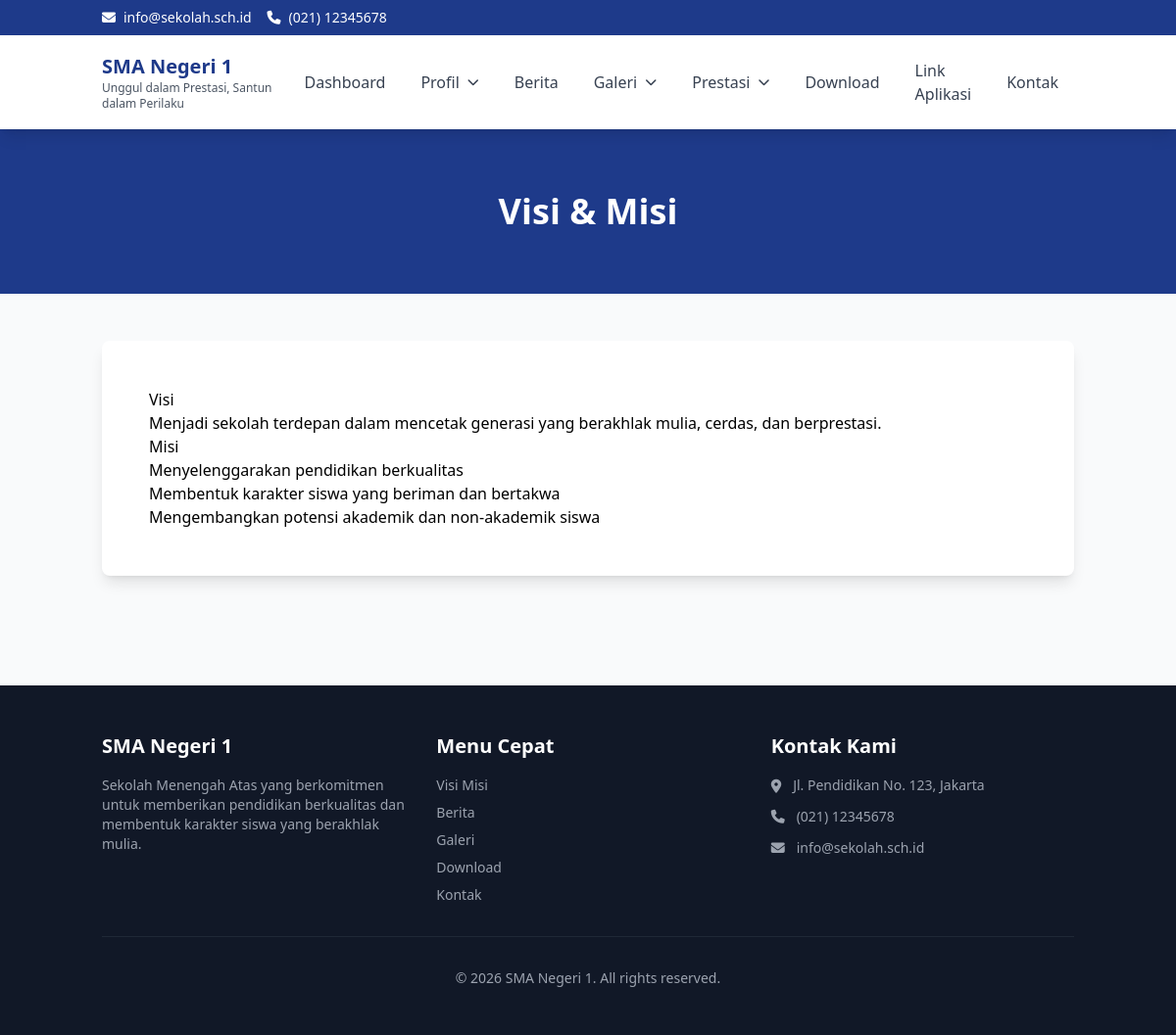
/index.php/profil/visi_misi, run on the app's committed database.
### tables this page shows
CREATE TABLE `kontak` (
  `id` int(11) NOT NULL AUTO_INCREMENT,
  `alamat` text NOT NULL,
  `telepon` varchar(50) DEFAULT NULL,
  `fax` varchar(50) DEFAULT NULL,
  `email` varchar(255) DEFAULT NULL,
  `maps_embed` text DEFAULT NULL,
  `facebook` varchar(255) DEFAULT NULL,
  `instagram` varchar(255) DEFAULT NULL,
  `twitter` varchar(255) DEFAULT NULL,
  `youtube` varchar(255) DEFAULT NULL,
  `created_at` datetime DEFAULT CURRENT_TIMESTAMP,
  `updated_at` datetime DEFAULT CURRENT_TIMESTAMP ON UPDATE CURRENT_TIMESTAMP,
  PRIMARY KEY (`id`)
);

CREATE TABLE `settings` (
  `id` int(11) NOT NULL AUTO_INCREMENT,
  `nama_sekolah` varchar(255) NOT NULL,
  `singkatan` varchar(50) DEFAULT NULL,
  `logo` varchar(255) DEFAULT NULL,
  `favicon` varchar(255) DEFAULT NULL,
  `tagline` varchar(255) DEFAULT NULL,
  `deskripsi` text DEFAULT NULL,
  `meta_keywords` text DEFAULT NULL,
  `meta_description` text DEFAULT NULL,
  `created_at` datetime DEFAULT CURRENT_TIMESTAMP,
  `updated_at` datetime DEFAULT CURRENT_TIMESTAMP ON UPDATE CURRENT_TIMESTAMP,
  PRIMARY KEY (`id`)
);

CREATE TABLE `profil` (
  `id` int(11) NOT NULL AUTO_INCREMENT,
  `jenis` enum('visi_misi','sejarah','struktur_organisasi','keunggulan') NOT NULL,
  `judul` varchar(255) NOT NULL,
  `konten` text NOT NULL,
  `gambar` varchar(255) DEFAULT NULL,
  `created_at` datetime DEFAULT CURRENT_TIMESTAMP,
  `updated_at` datetime DEFAULT CURRENT_TIMESTAMP ON UPDATE CURRENT_TIMESTAMP,
  PRIMARY KEY (`id`),
  UNIQUE KEY `jenis` (`jenis`)
);

### application/core/MY_Controller.php (called while the page is built, shortened)
<?php
class Public_Controller extends MY_Controller {
    public function __construct() {
        $this->load->model('settings_model');
        $this->load->model('kontak_model');
    }
    protected function render_public($view, $data = []) {
        $data['settings'] = $this->settings_model->get();
        $data['kontak'] = $this->kontak_model->get();
        $this->load->view('public/layouts/header', $data);
        $this->load->view($view, $data);
        $this->load->view('public/layouts/footer', $data);
    }
}

### application/controllers/Profil.php (called while the page is built, shortened)
<?php
class Profil extends Public_Controller {
    public function visi_misi() {
        $data['title'] = 'Visi & Misi';
        $data['profil'] = $this->profil_model->get_by_jenis('visi_misi');
        $this->render_public('public/profil/view', $data);
    }
}

### index.php (called while the page is built, shortened)
<?php
require_once BASEPATH.'core/CodeIgniter.php';

### application/models/Kontak_model.php (called while the page is built, shortened)
<?php
class Kontak_model extends CI_Model {
    private $table = 'kontak';
    public function get() {
        return $this->db->get($this->table)->row();
    }
}

### application/models/Settings_model.php (called while the page is built, shortened)
<?php
class Settings_model extends CI_Model {
    private $table = 'settings';
    public function get() {
        return $this->db->get($this->table)->row();
    }
}

### application/models/Profil_model.php (called while the page is built, shortened)
<?php
class Profil_model extends CI_Model {
    private $table = 'profil';
    public function get_by_jenis($jenis) {
        return $this->db->get_where($this->table, ['jenis' => $jenis])->row();
    }
}

### application/views/public/profil/view.php (the view, shortened to what this page needs)
<div class="bg-blue-900 text-white py-16">
    <div class="container mx-auto px-4">
        <h1 class="text-4xl font-bold text-center"><?= $title ?></h1>
    </div>
</div>
<div class="container mx-auto px-4 py-12">
    <?php if($profil): ?>
    <div class="bg-white rounded-lg shadow-lg p-8 md:p-12">
        <div class="prose max-w-none">
            <?= $profil->konten ?>
        </div>
    </div>
    <?php else: ?>
    <div class="text-center py-12">
        <p class="text-gray-500 text-lg">Konten belum tersedia</p>
    </div>
    <?php endif; ?>
</div>

### application/views/public/layouts/header.php (shortened to what this page needs)
<!DOCTYPE html>
<html lang="id">
<head>
    <script src="https://cdn.tailwindcss.com"></script>
    <link rel="stylesheet" href="https://cdnjs.cloudflare.com/ajax/libs/font-awesome/6.4.0/css/all.min.css">
</head>
<body class="bg-gray-50">
    <div class="bg-blue-900 text-white py-2 hidden md:block">
        <div class="container mx-auto px-4">
            <div class="flex justify-between items-center text-sm">
                <div class="flex items-center space-x-4">
                    <?php if(isset($kontak) && $kontak->email): ?>
                        <span><i class="fas fa-envelope mr-2"></i><?= $kontak->email ?></span>
                    <?php endif; ?>
                    <?php if(isset($kontak) && $kontak->telepon): ?>
                        <span><i class="fas fa-phone mr-2"></i><?= $kontak->telepon ?></span>
                    <?php endif; ?>
                </div>
            </div>
        </div>
    </div>
    <nav class="bg-white shadow-lg sticky top-0 z-50">
        <div class="container mx-auto px-4">
            <div class="flex justify-between items-center py-4">
                <div class="flex items-center space-x-3">
                    <div>
                        <h1 class="text-xl font-bold text-blue-900"><?= isset($settings) ? $settings->nama_sekolah : 'Sekolah' ?></h1>
                        <?php if(isset($settings) && $settings->tagline): ?>
                            <p class="text-xs text-gray-600"><?= $settings->tagline ?></p>
                        <?php endif; ?>
                    </div>
                </div>
                <div class="hidden lg:flex items-center space-x-1">
                    <a href="<?= base_url() ?>" class="px-4 py-2 text-gray-700 hover:text-blue-600 hover:bg-blue-50 rounded-lg transition">Dashboard</a>
                    <div class="relative group">
                        <button class="px-4 py-2 text-gray-700 hover:text-blue-600 hover:bg-blue-50 rounded-lg transition flex items-center">
                            Profil <i class="fas fa-chevron-down ml-2 text-xs"></i>
                        </button>
                    </div>
                    <a href="<?= base_url('berita') ?>" class="px-4 py-2 text-gray-700 hover:text-blue-600 hover:bg-blue-50 rounded-lg transition">Berita</a>
                    <div class="relative group">
                        <button class="px-4 py-2 text-gray-700 hover:text-blue-600 hover:bg-blue-50 rounded-lg transition flex items-center">
                            Galeri <i class="fas fa-chevron-down ml-2 text-xs"></i>
                        </button>
                    </div>
                    <div class="relative group">
                        <button class="px-4 py-2 text-gray-700 hover:text-blue-600 hover:bg-blue-50 rounded-lg transition flex items-center">
                            Prestasi <i class="fas fa-chevron-down ml-2 text-xs"></i>
                        </button>
                    </div>
                    <a href="<?= base_url('download') ?>" class="px-4 py-2 text-gray-700 hover:text-blue-600 hover:bg-blue-50 rounded-lg transition">Download</a>
                    <a href="<?= base_url('link-aplikasi') ?>" class="px-4 py-2 text-gray-700 hover:text-blue-600 hover:bg-blue-50 rounded-lg transition">Link Aplikasi</a>
                    <a href="<?= base_url('kontak') ?>" class="px-4 py-2 text-gray-700 hover:text-blue-600 hover:bg-blue-50 rounded-lg transition">Kontak</a>
                </div>
            </div>
        </div>
    </nav>

### application/views/public/layouts/footer.php (shortened to what this page needs)
    <footer class="bg-gray-900 text-white mt-16">
        <div class="container mx-auto px-4 py-12">
            <div class="grid grid-cols-1 md:grid-cols-3 gap-8">
                <div>
                    <h3 class="text-xl font-bold mb-4"><?= isset($settings) ? $settings->nama_sekolah : 'Sekolah' ?></h3>
                    <?php if(isset($settings) && $settings->deskripsi): ?>
                        <p class="text-gray-400 text-sm"><?= character_limiter(strip_tags($settings->deskripsi), 150) ?></p>
                    <?php endif; ?>
                </div>
                <div>
                    <h3 class="text-xl font-bold mb-4">Menu Cepat</h3>
                    <ul class="space-y-2 text-gray-400 text-sm">
                        <li><a href="<?= base_url('profil/visi_misi') ?>" class="hover:text-white transition">Visi Misi</a></li>
                        <li><a href="<?= base_url('berita') ?>" class="hover:text-white transition">Berita</a></li>
                        <li><a href="<?= base_url('galeri/foto') ?>" class="hover:text-white transition">Galeri</a></li>
                        <li><a href="<?= base_url('download') ?>" class="hover:text-white transition">Download</a></li>
                        <li><a href="<?= base_url('kontak') ?>" class="hover:text-white transition">Kontak</a></li>
                    </ul>
                </div>
                <div>
                    <h3 class="text-xl font-bold mb-4">Kontak Kami</h3>
                    <ul class="space-y-3 text-gray-400 text-sm">
                        <?php if(isset($kontak) && $kontak->alamat): ?>
                            <li class="flex items-start">
                                <i class="fas fa-map-marker-alt mt-1 mr-3"></i>
                                <span><?= $kontak->alamat ?></span>
                            </li>
                        <?php endif; ?>
                        <?php if(isset($kontak) && $kontak->telepon): ?>
                            <li class="flex items-center">
                                <i class="fas fa-phone mr-3"></i>
                                <span><?= $kontak->telepon ?></span>
                            </li>
                        <?php endif; ?>
                        <?php if(isset($kontak) && $kontak->email): ?>
                            <li class="flex items-center">
                                <i class="fas fa-envelope mr-3"></i>
                                <span><?= $kontak->email ?></span>
                            </li>
                        <?php endif; ?>
                    </ul>
                </div>
            </div>
            <div class="border-t border-gray-800 mt-8 pt-8 text-center text-gray-400 text-sm">
                <p>&copy; <?= date('Y') ?> <?= isset($settings) ? $settings->nama_sekolah : 'Sekolah' ?>. All rights reserved.</p>
            </div>
        </div>
    </footer>
</body>
</html>

### data on the page
kontak: email "info@sekolah.sch.id", telepon "(021) 12345678", alamat "Jl. Pendidikan No. 123, Jakarta"
settings: nama_sekolah "SMA Negeri 1", tagline "Unggul dalam Prestasi, Santun dalam Perilaku", deskripsi "Sekolah Menengah Atas yang berkomitmen untuk memberikan pendidikan berkualitas dan membentuk karakter siswa yang berakhlak mulia."
profil: konten "Visi Menjadi sekolah terdepan dalam mencetak generasi yang berakhlak mulia, cerdas, dan berprestasi. Misi Menyelenggarakan pendidikan berkualitas Membentuk karakter siswa yang beriman dan bertakwa Mengembangkan potensi akademik dan non-akademik siswa"

### other printed values
$title "Visi & Misi"
